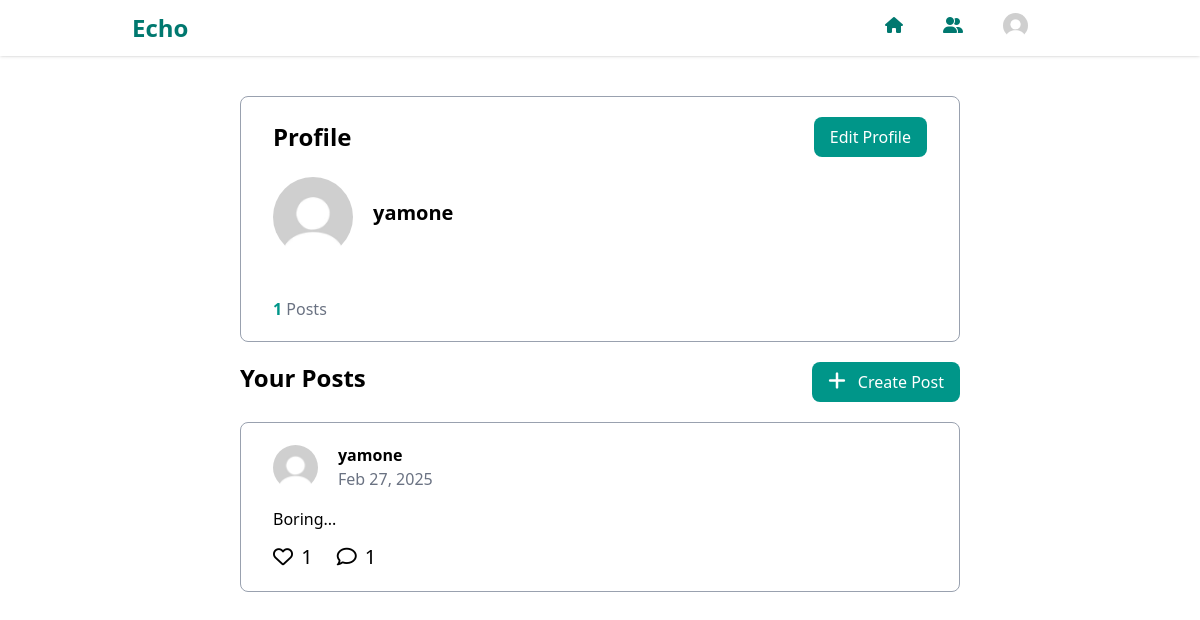
Page /profile/ (signed in) on the committed database.
### core/models.py (models this page shows, shortened)
class Profile(models.Model):
    user = models.OneToOneField(User, on_delete=models.CASCADE, related_name='profile')
    profile_img = models.ImageField(upload_to='profile_images/', default='profile_images/profile.jpg')
    bio = models.TextField(blank=True)
    location = models.CharField(max_length=100, blank=True)

### post/models.py (models this page shows, shortened)
class Post(models.Model):
    user = models.ForeignKey(User, on_delete=models.CASCADE)
    text = models.TextField()
    image = models.ImageField(upload_to='images/', blank=True)
    created_at = models.DateTimeField(auto_now_add=True)

### core/views.py (the view)
# urls.py: path('profile/', views.profile, name='profile'),
@login_required
def profile(request):
    profile = Profile.objects.filter(user = request.user).first()
    posts = Post.objects.filter(user = request.user).order_by('-created_at')
    liked_posts = Like.objects.filter(user=request.user).values_list('post_id', flat=True)
    form = PostForm()
    return render(request, 'core/profile.html', {
        'profile' : profile,
        'posts' : posts,
        'liked_posts' : liked_posts,
        'form' : form
    })

### core/templatetags/custom_filters.py (called while the page is built)
@register.filter
def time_until(value):
    if not value:
        return ''
    time_diff = now() - value
    if time_diff < datetime.timedelta(days=1):
        hours = int(time_diff.total_seconds() // 3600)
        minutes = int(time_diff.total_seconds() // 60)
        if hours > 0:
            return f'{hours} hours ago'
        elif minutes > 0:
            return f'{minutes} minutes ago'
        else:
            return 'Just now'
    else:
        return value.strftime('%b %d, %Y')

### core/templates/core/profile.html (shortened to what this page needs)
{% extends 'core/base.html' %}
{% block 'content' %}
{% load custom_filters %}
<div class="w-[60%] mx-auto">
    <div class="mx-auto mt-24 border-1 border-gray-400 rounded-lg px-8 py-5">
        <div class="flex justify-between items-center">
            <h1 class="text-2xl font-bold">Profile</h1>
            <a href="{% url 'core:edit_profile' %}" class="bg-teal-600 hover:bg-teal-700 text-white px-4 py-2 rounded-lg">Edit Profile</a>
        </div>
        <div class="pt-5">
            <div class="flex items-center">
                <img class="w-[80px] h-[80px] rounded-full object-cover" src="{{ profile.profile_img.url }}">
                <div class="ms-5">
                    <p class="text-xl font-semibold mb-2">{{ profile.user.username }}</p>
                </div>
            </div>
            <p class="text-gray-700 py-5">{{ profile.bio }}</p>
            <div class="flex">
                <div class="me-5">
                    <span class="font-bold text-teal-600">{{ posts.count }}</span>
                    <span class="text-gray-500">Posts</span>
                </div>
            </div>
        </div>
    </div>
    <div class="w-[100%] min-h-[50vh] pb-5 mt-5">
        <div class="flex justify-between">
            <h1 class="text-2xl font-semibold">Your Posts</h1>
            <button id="createPostButton" type="button" class="bg-teal-600 hover:bg-teal-700 text-white p-2 px-4 mb-5 rounded-lg">
                <i class="fa-solid fa-plus text-xl me-3"></i>Create Post
            </button>
        </div>
        {% for post in posts %}
        <div class="border-1 border-gray-400 rounded-lg px-8 py-5 mb-5">
            <div class="flex justify-between">
                <div class="flex items-center">
                    <img src="{{ profile.profile_img.url }}" class="w-[45px] h-[45px] rounded-full object-cover">
                    <div class="ms-5">
                        <p class="font-semibold">{{ post.user.username }}</p>
                        <p class="text-gray-500">{{ post.created_at|time_until }}</p>
                    </div>
                </div>
            </div>
            <p class="mt-4">{{post.text}}</p>
            <div class="flex mt-3">
                <button class="like-button" data-post-id="{{ post.id }}">
                    {% if post.id in liked_posts %}
                        <i class="fa-solid fa-heart text-red-500 text-xl"></i>
                    {% else %}
                        <i class="fa-regular fa-heart text-xl"></i>
                    {% endif %}
                    <span class="text-xl ms-1 me-6 like-count">{{ post.like_set.count }}</span>
                </button>
                <button type="button" class="comment-button" data-post-id="{{ post.id }}">
                    <i class="fa-regular fa-comment text-xl"></i><span class="ms-2 text-xl">{{ post.comment_set.count }}</span>
                </button>
            </div>
        </div>
        {% endfor %}
    </div>
</div>
{% endblock %}

### core/templates/core/base.html (shortened to what this page needs)
{% load custom_filters %}
<!DOCTYPE html>
<html lang="en">
<head>
    <script src="https://unpkg.com/@tailwindcss/browser@4"></script>
    <link rel="stylesheet" href="https://cdnjs.cloudflare.com/ajax/libs/font-awesome/6.7.2/css/all.min.css" />
</head>
<body>
    <div class="w-full shadow-sm fixed top-0 left-0 z-50 bg-white">
        <nav class="flex justify-between items-center w-[80%] mx-auto p-3">
            <a href="{% url 'core:index' %}" class="text-2xl font-bold text-teal-700">Echo</a>
            <ul class="flex justify-even space-x-10">
                <li><i class="fa-solid fa-house text-teal-700"></i></li>
                <li><i class="fa-solid fa-user-group text-teal-700"></i></li>
                <li>
                    <button id="dropdownButton" type="button"><img class="w-[25px] h-[25px] rounded-full object-cover" src="{{ profile.profile_img.url }}"></button>
                </li>
            </ul>
        </nav>
    </div>
    {% block 'content' %}{% endblock %}
</body>
</html>

### rows in the picture
Profile: profile_img (placeholder picture), user.username "yamone"
Post: profile_img (placeholder picture), user.username "yamone", created_at "Feb 27, 2025", text "Boring...", like_set.count "1", comment_set.count "1"

### other values in the picture
{{ posts.count }} "1"
